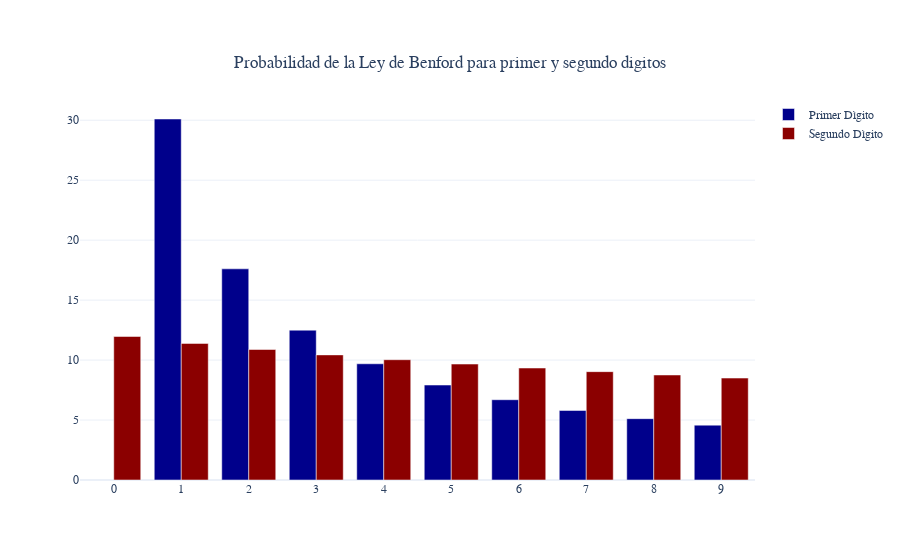

The cell this chart's notebook holds for it:
### Code cell
# Primer y  Segundo Digito
fig = go.Figure()

fig.add_trace(go.Bar( x = Benford_Law_1['d_1'], y = Benford_Law_1['p_d_1'], 
                     name = 'Primer Dìgito', 
                     marker_color = 'darkblue' ))

fig.add_trace(go.Bar( x = Benford_Law_2['d_2'], y = Benford_Law_2['p_d_2'], 
                     name = 'Segundo Dìgito', 
                     marker_color = 'darkred' ))

fig.update_layout( template = 'plotly_white', # "plotly", "plotly_white", "ggplot2", "seaborn", "simple_white", "none"
                  barmode = 'overlay', 
                  title = { 'text': 'Probabilidad de la Ley de Benford para primer y segundo digitos',
                           'y':0.9, 'x':0.5, 'xanchor': 'center', 'yanchor': 'top'}, 
                  font_family = 'Calibri Light', xaxis = dict( tickmode = 'linear'))

fig.update_layout( barmode = 'group' )

fig.show()

### Figure 1 — Plotly figure (JSON) as saved in the notebook; plotly's stock layout.template omitted (floating-point values rounded to 4 significant figures)
{"data": [{"marker": {"color": "darkblue"}, "name": "Primer Dìgito", "type": "bar", "x": [1, 2, 3, 4, 5, 6, 7, 8, 9], "y": [30.1, 17.61, 12.49, 9.691, 7.918, 6.695, 5.799, 5.115, 4.576]}, {"marker": {"color": "darkred"}, "name": "Segundo Dìgito", "type": "bar", "x": [0, 1, 2, 3, 4, 5, 6, 7, 8, 9], "y": [11.97, 11.39, 10.88, 10.43, 10.03, 9.668, 9.337, 9.035, 8.757, 8.5]}], "layout": {"barmode": "group", "font": {"family": "Calibri Light"}, "title": {"text": "Probabilidad de la Ley de Benford para primer y segundo digitos", "x": 0.5, "xanchor": "center", "y": 0.9, "yanchor": "top"}, "xaxis": {"tickmode": "linear"}}}
